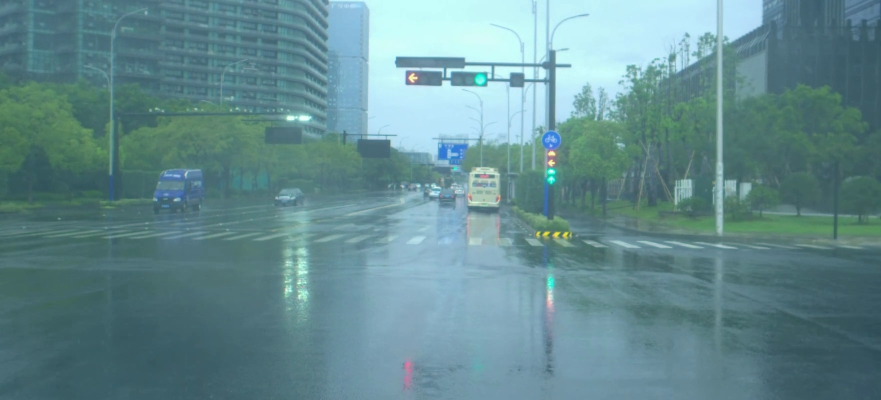
#> input picture data/rainy_car_camera_test.jpg, 881 x 400 px
$ jupyter execute top_hat.ipynb
#> lines starting #> are read from the running program, lines starting #| are printed output that depends on the picture
A simple morphological image processing technique used to extract the small and fine details from an image.

It consist of two steps :

(i) Obtain the 'opening' of the image. \
(ii) Subtract the opening of image from the original image.

[cell 1]
import numpy as np
import cv2
import matplotlib.pyplot as plt

[cell 2]
image = cv2.imread('../data/rainy_car_camera_test.jpg', 0)
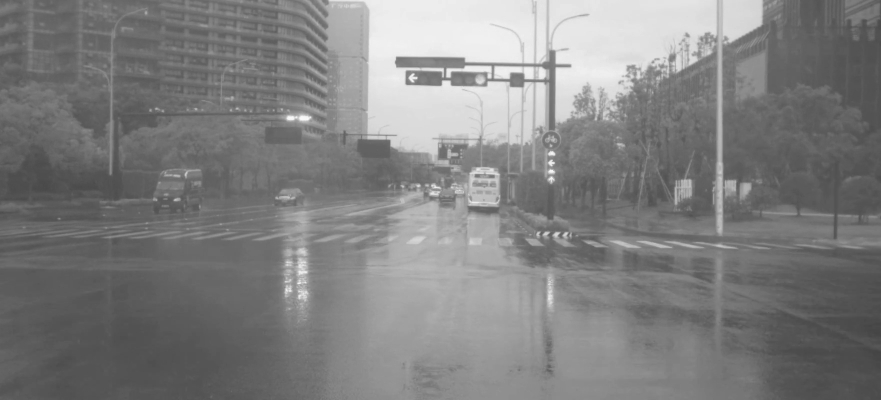
#> image: shape (400, 881); min 68, max 249, mean 128.2

print('original image')
plt.imshow(image, cmap='gray')
plt.show()

eroded = cv2.erode(image, np.ones((3,3), dtype=np.uint8))
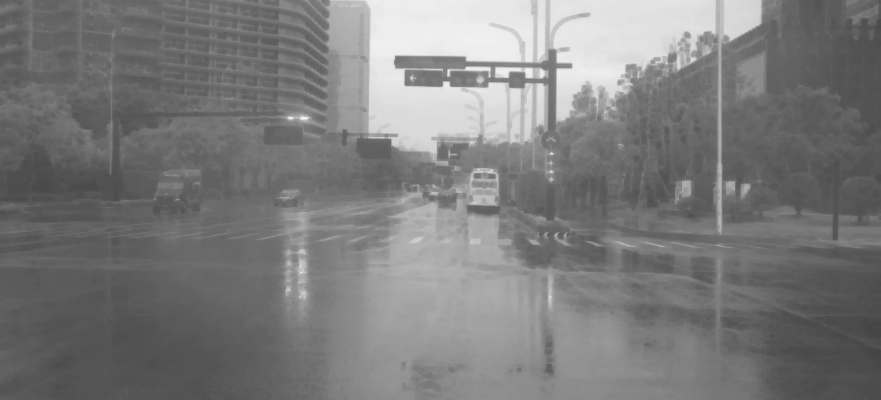
#> eroded: shape (400, 881); min 68, max 247, mean 124
opening = cv2.dilate(eroded, np.ones((3,3), dtype=np.uint8))

print('eroded image')
plt.imshow(eroded, cmap='gray')
plt.show()

print('image opening')
plt.imshow(opening, cmap='gray')
plt.show()

print('top hat res')
plt.imshow(image-opening, cmap='gray')
plt.show()
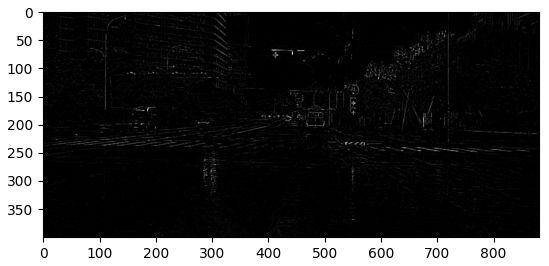
#> figure drawn by matplotlib, 1 panel

$ run again, with data/car_camera_test.jpg copied over data/rainy_car_camera_test.jpg
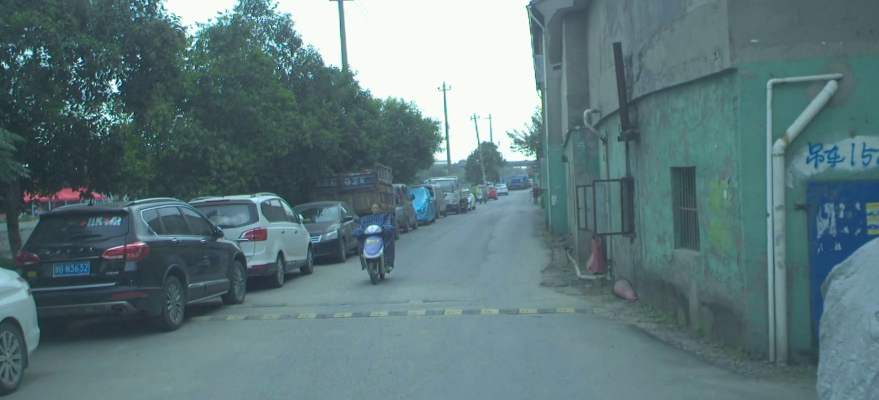
#> input picture data/car_camera_test.jpg, 879 x 400 px
#> `eroded = cv2.erode(image, np.ones((3,3), dtype=np.uint8))`:
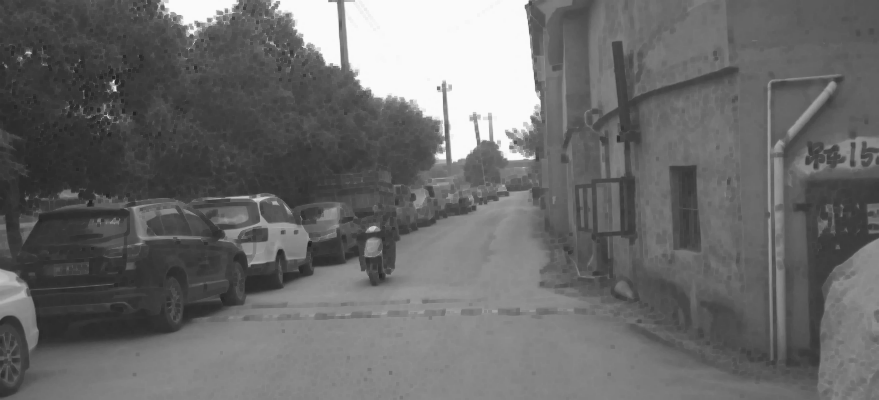
#> eroded: shape (400, 879); min 35, max 251, mean 107
#> `plt.show()`:
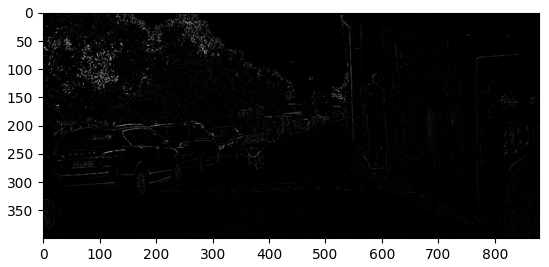
#> figure drawn by matplotlib, 1 panel

$ run again, with data/car_camera_test_2.jpg copied over data/rainy_car_camera_test.jpg
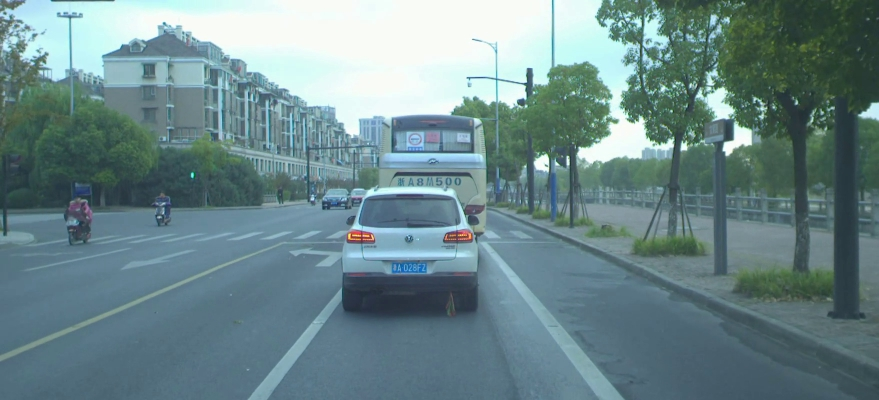
#> input picture data/car_camera_test_2.jpg, 879 x 400 px
#> `eroded = cv2.erode(image, np.ones((3,3), dtype=np.uint8))`:
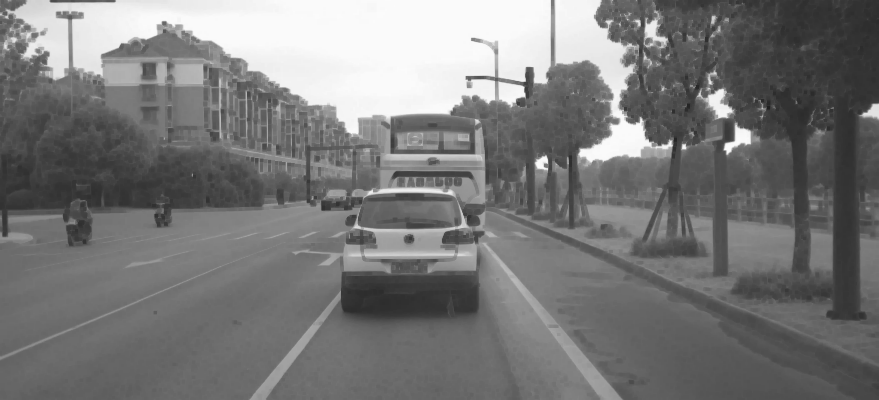
#> eroded: shape (400, 879); min 33, max 251, mean 120.8
#> `plt.show()`:
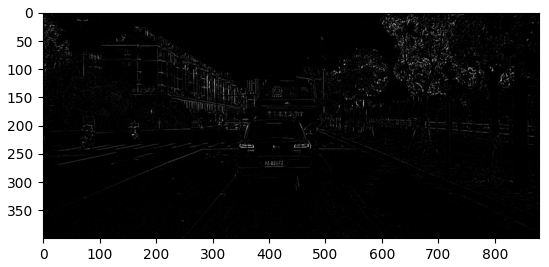
#> figure drawn by matplotlib, 1 panel
